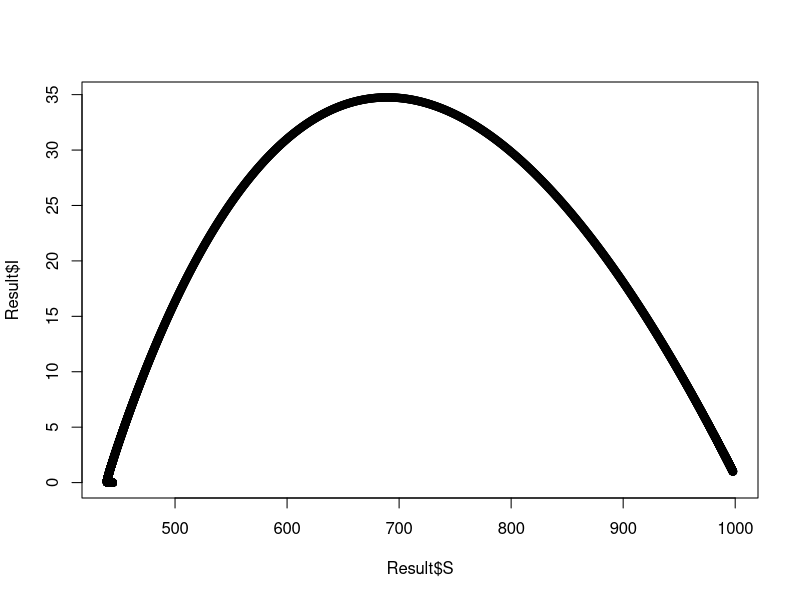
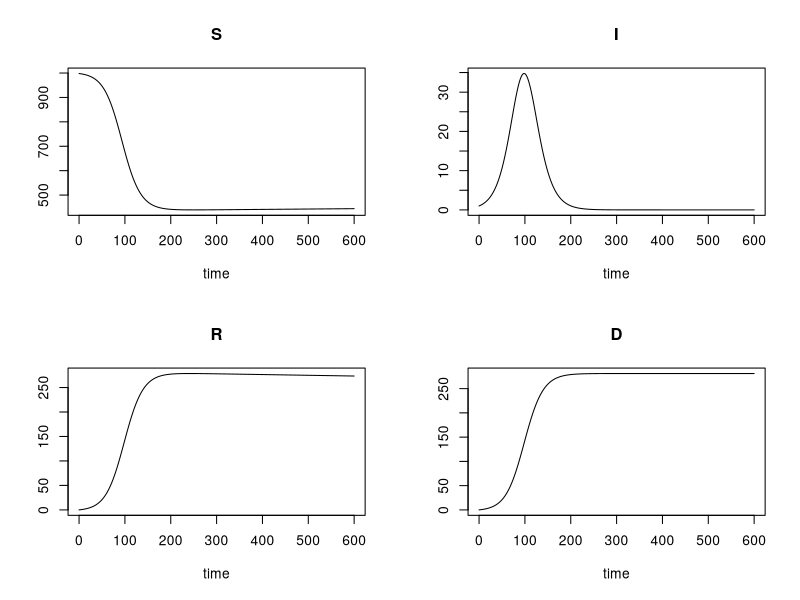
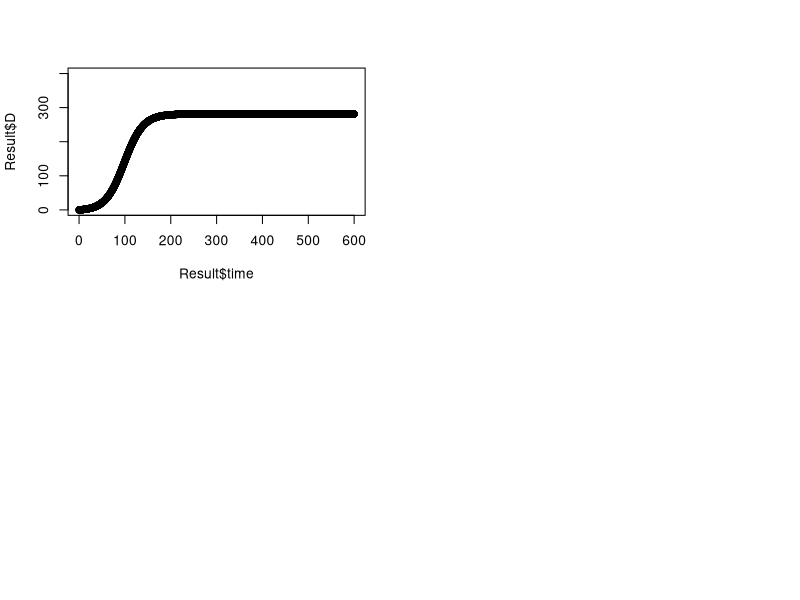
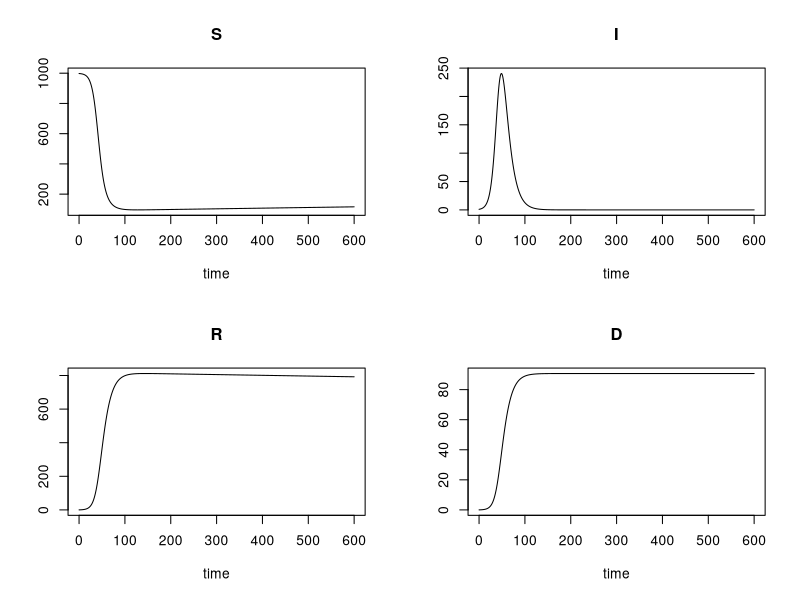
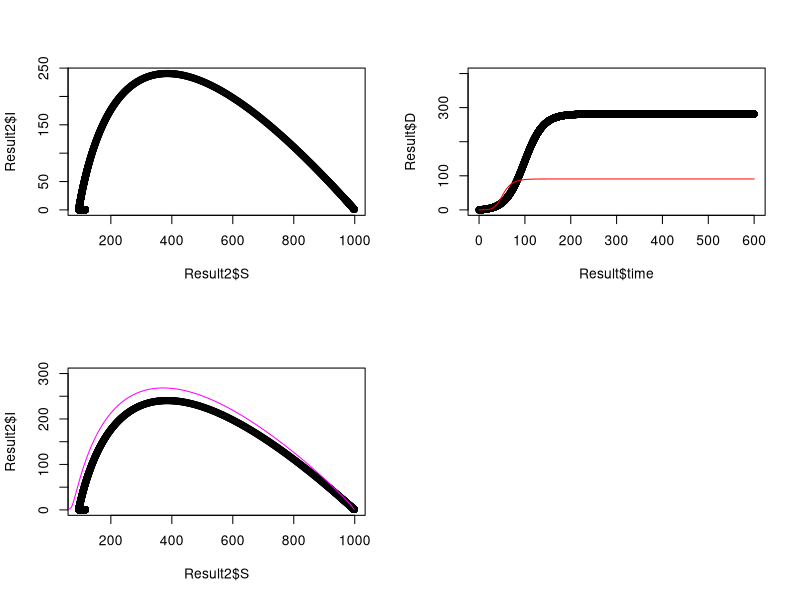
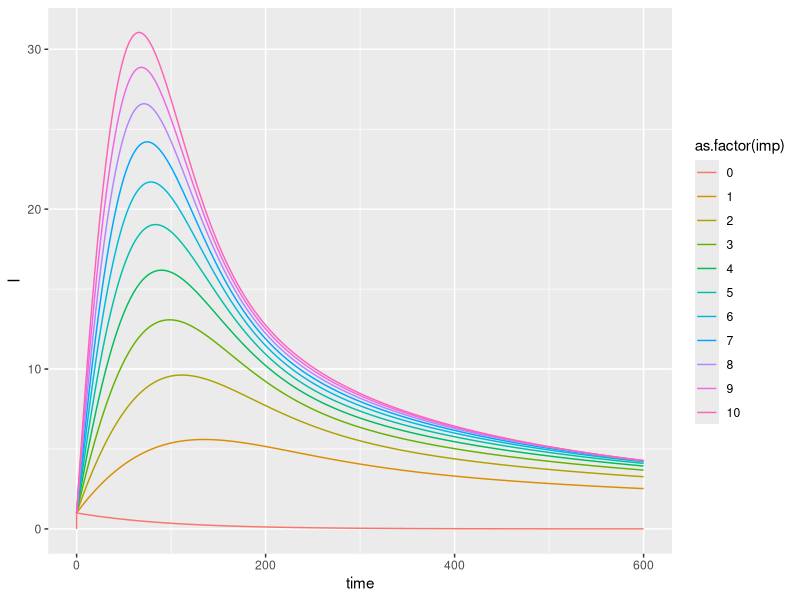

These figures' R source, in order:
library(deSolve)

##############################################################################

#            Competing death and recovery rates

#############################################################################

SIR_model<-function(t, state, parameters) {
  with(as.list(c(state, parameters)),{
    P <- (S+I+R)
    lam<-parameters['beta']*I/P
    
    dS <- mu*P-mu*S-lam*S         
    dI <- lam*S-tau*I-delta*I-mu*I 
    dR <- tau*I-mu*R
    dD <- delta*I
    list(c(dS, dI, dR, dD))}) 
}


initP<-999 
initI<-1 
initR<-0 
initD<-0
initS<-initP-initI-initR
istate <- c(S = initS, I = initI, R = initR, D = initD)

parameters <- c(
  mu=(1/(50*52*7)),    
  beta=0.25,              
  tau=1/10,
  delta = 1/10
)

time_start <- 0
time_stop <- 600
deltat<- 0.1
tps <- seq(time_start , time_stop , by = deltat)

out <- deSolve::ode(y = istate, times = tps, func = SIR_model, parms = parameters) 
Result<-as.data.frame(out)

# plot(Result)
plot(Result$S,Result$I)
plot(out)

plot(Result$time,Result$D, ylim = c(0,400))

##############################################################################

#            Mutually exclusive death and recovery rates

###############################################################################

SIR_model2<-function(t, state, parameters) {
  with(as.list(c(state, parameters)),{
    P <- (S+I+R)
    lam<-parameters['beta']*I/P
    
    dS <- mu*P-mu*S-lam*S         
    dI <- lam*S-(1-phi)*tau*I-delta*phi*I-mu*I 
    dR <- (1-phi)*tau*I-mu*R
    dD <- delta*phi*I
    list(c(dS, dI, dR, dD))}) 
}

parameters2 <- c(
  mu = (1/(50*52*7)),    
  beta = 0.25,              
  tau = 1/10,
  delta = 1/10,
  phi= 1/10
)

R0<-parameters2['beta']/
  (parameters2['tau']+parameters2['mu'])
R0

out2 <- deSolve::ode(y = istate, times = tps, func = SIR_model2, parms = parameters2) 
Result2<-as.data.frame(out2)

plot(out2)
# plot(Result)
plot(Result2$S,Result2$I)

plot(Result$time,Result$D, ylim = c(0,400))
lines(Result2$time,Result2$D,col="red")


#################   Which one gives you the desired disease fatality rate?  ###########

tail(Result$D)/(tail(Result$D)+tail(Result$R))
tail(Result2$D)/(tail(Result2$D)+tail(Result2$R))



#################         Imported infections         ########################################    

SIR_model2_import<-function(t, state, parameters) {
  with(as.list(c(state, parameters)),{
    P <- (S+I+R)
    lam<-parameters['beta']*(I+imp)/P
    
    dS <- mu*P-mu*S-lam*S         
    dI <- lam*S-(1-phi)*tau*I-delta*phi*I-mu*I 
    dR <- (1-phi)*tau*I-mu*R
    dD <- delta*phi*I
    list(c(dS, dI, dR, dD))}) 
}

parameters2['imp']<-10

out2_import <- deSolve::ode(y = istate, times = tps, func = SIR_model2_import, parms = parameters2) 
Result2_import<-as.data.frame(out2_import)

plot(Result2$S,Result2$I, ylim = c(0, 300))
lines (Result2_import$S,Result2_import$I, col = "magenta")



parameters2['beta']<-0.09
import_vector<-seq(0,10,by=1)
result_import<-matrix(0,nrow = 1,ncol = 3)
colnames(result_import)<-c("time","I","imp")
result_import<-as.data.frame(result_import)
for (i in 1:length(import_vector)){
  parameters2["imp"]<-import_vector[i]
  out_aux <- deSolve::ode(y = istate, times = tps, func = SIR_model2_import, parms = parameters2) 
  aux_mat<-cbind(out_aux[,c(1,3)],rep(import_vector[i],length(tps)))
  colnames(aux_mat)<-c("time","I","imp")
  result_import<-rbind(result_import,aux_mat)
}

library(ggplot2)
g<-ggplot(result_import)
g<-g+geom_line(aes(x=time,y=I,colour=as.factor(imp)))
g
